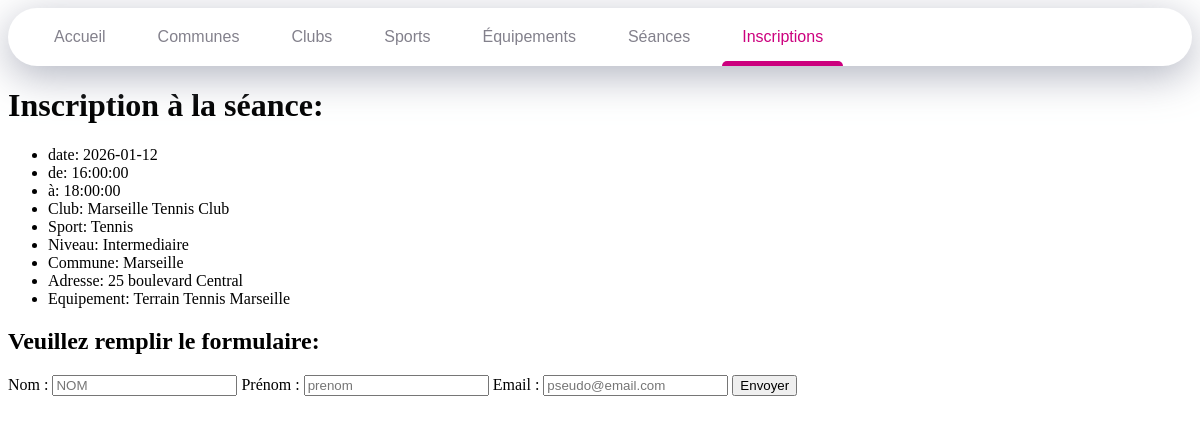
Page /ajouter_inscriptions.php?id_seance=403 on the committed database.
### tables this page shows
CREATE TABLE Seances (
    id_seance BIGINT NOT NULL,
    date_seance DATE NOT NULL,
    heure_debut TIME NOT NULL,
    heure_fin TIME NOT NULL,
    niveau VARCHAR(40) NOT NULL,    

    id_club BIGINT NOT NULL,
    id_equipement BIGINT NOT NULL,

    CONSTRAINT PK_Seances PRIMARY KEY (id_seance),
    CONSTRAINT FK_Seances_Clubs FOREIGN KEY (id_club) REFERENCES Clubs(id_club)
        ON DELETE CASCADE,
    CONSTRAINT FK_Seances_Equipements FOREIGN KEY (id_equipement) REFERENCES Equipements(id_equipement)
        ON DELETE CASCADE
);

CREATE TABLE Clubs (
    id_club BIGINT NOT NULL,
    nom VARCHAR(50) NOT NULL,
    nb_licencies INT NOT NULL,

    id_commune BIGINT NOT NULL,
    id_sport BIGINT NOT NULL,

    CONSTRAINT PK_Clubs PRIMARY KEY (id_club),
    CONSTRAINT FK_Clubs_Communes FOREIGN KEY (id_commune) REFERENCES Communes(id_commune)
        ON DELETE CASCADE,
    CONSTRAINT FK_Clubs_Sports FOREIGN KEY (id_sport) REFERENCES Sports(id_sport)
        ON DELETE CASCADE
);

CREATE TABLE Sports (
    id_sport BIGINT NOT NULL,
    nom VARCHAR(50) NOT NULL,
    Federation VARCHAR(50) NOT NULL,

    CONSTRAINT PK_Sports PRIMARY KEY (id_sport)
);

CREATE TABLE Communes (
    id_commune BIGINT NOT NULL,
    nom VARCHAR(50) NOT NULL,
    CodePostal INT NOT NULL,
    Departement INT NOT NULL,
    Region VARCHAR(50) NOT NULL,

    CONSTRAINT PK_Communes PRIMARY KEY (id_commune)
);

CREATE TABLE Details_Club (
    id_detail BIGINT NOT NULL,
    adresse VARCHAR(50) NOT NULL,
    site_web VARCHAR(50) NOT NULL,
    email VARCHAR(50) NOT NULL,
    num_tel VARCHAR(15) NOT NULL,
    desc_club VARCHAR(200) NOT NULL,

    id_club BIGINT NOT NULL UNIQUE,

    CONSTRAINT PK_Details_Club PRIMARY KEY (id_detail),
    CONSTRAINT FK_Details_Club_Clubs FOREIGN KEY (id_club) REFERENCES Clubs(id_club)
        ON DELETE CASCADE
);

CREATE TABLE Equipements (
    id_equipement BIGINT NOT NULL,
    nom VARCHAR(50) NOT NULL,
    type_equip VARCHAR(50) NOT NULL,
    adresse VARCHAR(50) NOT NULL,
    
    id_commune BIGINT NOT NULL,

    CONSTRAINT PK_Equipements PRIMARY KEY (id_equipement),
    CONSTRAINT FK_Equipements_Communes FOREIGN KEY (id_commune) REFERENCES Communes(id_commune)
        ON DELETE CASCADE
);

### public/ajouter_inscriptions.php (the view, shortened to what this page needs)
<?php
require "../config/db.php";
$idSeance= $_GET["id_seance"];
$sql = "SELECT
            s.id_seance,
            s.date_seance,
            s.heure_debut,
            s.heure_fin,
            s.niveau,
            co.nom AS commune,
            cl.nom AS club,
            e.nom AS equipement,
            sp.nom AS sport,
            d.adresse AS adresse
        FROM Seances s, Communes co, Clubs cl, Sports sp, Equipements e, Details_club d
        WHERE s.id_seance= '$idSeance'
        AND s.id_club=cl.id_club
        AND d.id_club=s.id_club
        AND s.id_equipement=e.id_equipement
        AND cl.id_sport=sp.id_sport
        AND cl.id_commune=co.id_commune
        ";
$stmt = $pdo->query($sql);
$info_seance = $stmt->fetch(PDO::FETCH_ASSOC);
?>
<!DOCTYPE html>
<html lang="fr">
<head>
    <link rel="stylesheet" href="../assets/css/style.css">
</head>
<body>
    <nav>
        <a href="index.php" class="nav-item" data-active-color="#cc0000" data-target="Accueil">Accueil</a>
        <a href="communes.php" class="nav-item" data-active-color="#cc7700" data-target="Communes">Communes</a>
        <a href="clubs.php" class="nav-item" data-active-color="#ccc900" data-target="Clubs">Clubs</a>
        <a href="sports.php" class="nav-item" data-active-color="#00cca3" data-target="Sports">Sports</a>
        <a href="equipements.php" class="nav-item" data-active-color="#0022cc" data-target="Equipements">Équipements</a>
        <a href="seances.php" class="nav-item" data-active-color="#c200cc" data-target="Seances">Séances</a>
        <a href="inscriptions.php" class="nav-item is-active" data-active-color="#cc007e" data-target="Inscriptions">Inscriptions</a>
        <span class="nav-indicator"></span>
    </nav>
    <h1>Inscription à la séance:</h1>
    <ul>
        <li> date: <?=htmlspecialchars($info_seance['date_seance'])?> </li>
        <li> de: <?=htmlspecialchars($info_seance['heure_debut'])?></li>
        <li> à: <?=htmlspecialchars($info_seance['heure_fin'])?></li>
        <li> Club: <?=htmlspecialchars($info_seance['club'])?></li>
        <li> Sport: <?=htmlspecialchars($info_seance['sport'])?></li>
        <li> Niveau: <?=htmlspecialchars($info_seance['niveau'])?></li>
        <li> Commune: <?=htmlspecialchars($info_seance['commune'])?></li>
        <li> Adresse: <?=htmlspecialchars($info_seance['adresse'])?></li>
        <li> Equipement: <?=htmlspecialchars($info_seance['equipement'])?></li>
    </ul>
    <h2>Veuillez remplir le formulaire:</h2>
    <form id="formulaire" method="post">
        <label for="nom">Nom :</label>
        <input type="text" id="nom" name="nom" placeholder="NOM" required>
        <label for="prenom">Prénom :</label>
        <input type="text" id="prenom" name="prenom" placeholder="prenom" required>
        <label for="email">Email :</label>
        <input type="email" id="email" name="email" placeholder="pseudo@email.com" required>
        <button type="submit" data-id-seance-inscr="<?=$info_seance['id_seance']?>">Envoyer</button>
    </form>
</body>
</html>

### assets/css/style.css (style rules this page uses)
* { box-sizing: border-box; text-decoration: none; }
nav { background-color: #fff; padding: 0 20px; border-radius: 40px; box-shadow: 0 10px 40px rgba(159, 162, 177, .8); display: flex; overflow: hidden; overflow-x: auto; position: relative; }
.nav-item { color: #83818c; font-family: arial, sans-serif; padding: 20px; margin: 0 6px; position: relative; }
.nav-item:before { content: ""; position: absolute; bottom: -6px; background-color: #dfe2ea; height: 5px; width: 100%; border-radius: 8px 8px 0 0; left: 0; transition: .3s; }
.nav-indicator { position: absolute; left: 0; bottom: 0; height: 5px; transition: .4s; border-radius: 8px 8px 0 0; }

### rows in the picture
seances: date_seance "2026-01-12", heure_debut "16:00:00", heure_fin "18:00:00", id_club.nom "Marseille Tennis Club", sports.nom "Tennis", niveau "Intermediaire", communes.nom "Marseille", details_club.adresse "25 boulevard Central", id_equipement.nom "Terrain Tennis Marseille"
